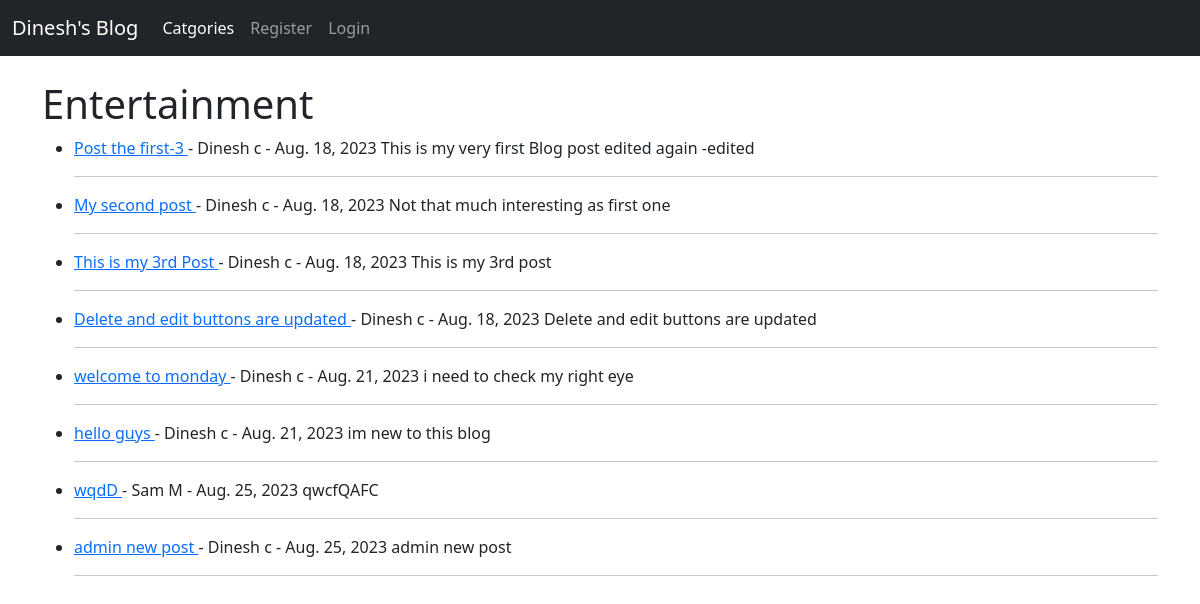
The page /category/entertainment on the database its author committed.
### theblog/models.py (models this page shows, shortened)
class Post(models.Model):
    title = models.CharField(max_length=255)
    title_tag = models.CharField(max_length=255)
    header_image = models.ImageField(blank=True,null=True,upload_to="images/")
    author = models.ForeignKey(User,on_delete=models.CASCADE)
    body = RichTextField(blank=True,null=True)
    post_date = models.DateField(auto_now_add=True)
    category = models.CharField(max_length=255,default='entertainment')
    snippet = models.CharField(max_length=255)

### theblog/views.py (the view)
# urls.py: path('category/<str:cats>',Categoryview,name='category'),
def Categoryview(request,cats):
    category_posts = Post.objects.filter(category = cats.replace('-',' '))
    return render(request,'categories.html',{'cats':cats.title().replace('-',' '),'category_posts':category_posts})

### theblog/templates/categories.html (shortened to what this page needs)
{% extends 'base.html' %}
{% block content %}
{% if category_posts %}
     <h1>{{cats}}</h1>
     <ul>
     {% for post in category_posts %}
     <li>
          <a href="{% url 'article-detail' post.pk %}">{{post.title}} </a>  -
          {{ post.author.first_name }}
          {{ post.author.last_name }} -
          {{post.post_date}}
          {{post.body|slice:':200'}}
          <hr>
     </li>
     {% endfor %}
     </ul>
{% else %}
<h1>This page doesn't exist</h1>
{% endif %}
{% endblock %}

### rows shown on the page
Post: title "Post the first-3", author.first_name "Dinesh", author.last_name "c", post_date "Aug. 18, 2023", body "This is my very first Blog post edited again -edited"
Post: title "My second post", author.first_name "Dinesh", author.last_name "c", post_date "Aug. 18, 2023", body "Not that much interesting as first one"
Post: title "This is my 3rd Post", author.first_name "Dinesh", author.last_name "c", post_date "Aug. 18, 2023", body "This is my 3rd post"
Post: title "Delete and edit buttons are updated", author.first_name "Dinesh", author.last_name "c", post_date "Aug. 18, 2023", body "Delete and edit buttons are updated"
Post: title "welcome to monday", author.first_name "Dinesh", author.last_name "c", post_date "Aug. 21, 2023", body "i need to check my right eye"
Post: title "hello guys", author.first_name "Dinesh", author.last_name "c", post_date "Aug. 21, 2023", body "im new to this blog"
Post: title "wqdD", author.first_name "Sam", author.last_name "M", post_date "Aug. 25, 2023", body "qwcfQAFC"
Post: title "admin new post", author.first_name "Dinesh", author.last_name "c", post_date "Aug. 25, 2023", body "admin new post"

### other values the page prints
{{ cats }} "Entertainment"
